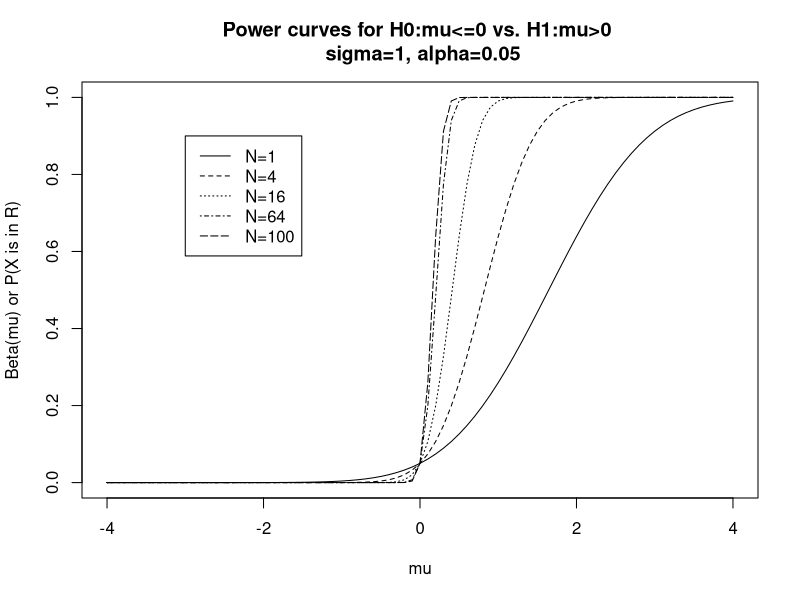

This chart was generated by the following R code:
alpha<-0.05
Zalpha<-qnorm(1-alpha)
#Zalpha<-1.645	#this would also work

cat("\nZalpha\n")
print(Zalpha)

sigma<-1		#could be anything - not specified
mu<-seq(-4,4,by=0.1)	#define a range of mu around null value
N<-c(1,4,16,64,100)

beta<-matrix(nrow=length(mu),ncol=length(N))	#define a matrix - each column will be the power function for one of the values of N

#-----------------------------------------------------
# beta=power=P(Z>Zalpha - sqrt(N)*(mu/sigma))

for(i in 1:5)	{		#we have five values of N

	ZZ<-Zalpha-(sqrt(N[i])*(mu/sigma))
	beta[,i]<-1-pnorm(ZZ)
}

xrange<-range(mu)	#range for the x-axis
yrange<-range(beta)	#range for the y-axis

#this plots the first column of beta (beta[,1]), i.e., for N=1

plot(mu,beta[,1],lty=1,type="l",ylab="Beta(mu) or P(X is in R)",
main="Power curves for H0:mu<=0 vs. H1:mu>0 \n sigma=1, alpha=0.05",
xlim=xrange,ylim=yrange)

#this plots the other four values of N

for(i in 2:5)	{
	lines(mu,beta[,i],lty=i)
}

lgd<-c("N=1","N=4","N=16","N=64","N=100")
legend(-3,.9,legend=lgd,lty=c(1:5))


